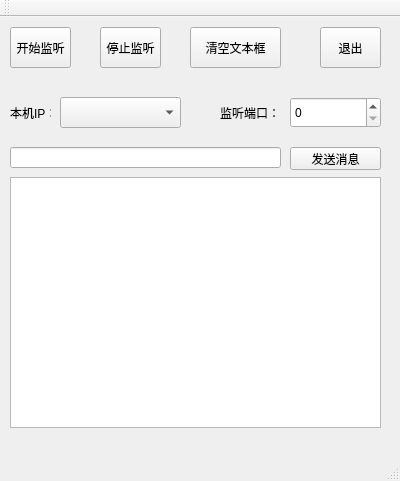
<?xml version="1.0" encoding="UTF-8"?>
<ui version="4.0">
 <class>MainWindow</class>
 <widget class="QMainWindow" name="MainWindow">
  <property name="geometry">
   <rect>
    <x>0</x>
    <y>0</y>
    <width>400</width>
    <height>481</height>
   </rect>
  </property>
  <property name="windowTitle">
   <string>MainWindow</string>
  </property>
  <widget class="QWidget" name="centralWidget">
   <widget class="QComboBox" name="comboIP">
    <property name="geometry">
     <rect>
      <x>60</x>
      <y>80</y>
      <width>121</width>
      <height>31</height>
     </rect>
    </property>
   </widget>
   <widget class="QLabel" name="label">
    <property name="geometry">
     <rect>
      <x>10</x>
      <y>80</y>
      <width>41</width>
      <height>31</height>
     </rect>
    </property>
    <property name="text">
     <string>本机IP：</string>
    </property>
   </widget>
   <widget class="QLabel" name="label_2">
    <property name="geometry">
     <rect>
      <x>220</x>
      <y>80</y>
      <width>61</width>
      <height>31</height>
     </rect>
    </property>
    <property name="text">
     <string>监听端口：</string>
    </property>
   </widget>
   <widget class="QSpinBox" name="spinPort">
    <property name="geometry">
     <rect>
      <x>290</x>
      <y>80</y>
      <width>91</width>
      <height>31</height>
     </rect>
    </property>
   </widget>
   <widget class="QLineEdit" name="editMsg">
    <property name="geometry">
     <rect>
      <x>10</x>
      <y>130</y>
      <width>271</width>
      <height>21</height>
     </rect>
    </property>
   </widget>
   <widget class="QPushButton" name="btnSend">
    <property name="geometry">
     <rect>
      <x>290</x>
      <y>130</y>
      <width>91</width>
      <height>23</height>
     </rect>
    </property>
    <property name="text">
     <string>发送消息</string>
    </property>
   </widget>
   <widget class="QPushButton" name="actStart">
    <property name="geometry">
     <rect>
      <x>10</x>
      <y>10</y>
      <width>61</width>
      <height>41</height>
     </rect>
    </property>
    <property name="text">
     <string>开始监听</string>
    </property>
   </widget>
   <widget class="QPushButton" name="actStop">
    <property name="geometry">
     <rect>
      <x>100</x>
      <y>10</y>
      <width>61</width>
      <height>41</height>
     </rect>
    </property>
    <property name="text">
     <string>停止监听</string>
    </property>
   </widget>
   <widget class="QPushButton" name="pushButton_4">
    <property name="geometry">
     <rect>
      <x>190</x>
      <y>10</y>
      <width>91</width>
      <height>41</height>
     </rect>
    </property>
    <property name="text">
     <string>清空文本框</string>
    </property>
   </widget>
   <widget class="QPushButton" name="pushButton_5">
    <property name="geometry">
     <rect>
      <x>320</x>
      <y>10</y>
      <width>61</width>
      <height>41</height>
     </rect>
    </property>
    <property name="text">
     <string>退出</string>
    </property>
   </widget>
   <widget class="QPlainTextEdit" name="plainTextEdit">
    <property name="geometry">
     <rect>
      <x>10</x>
      <y>160</y>
      <width>371</width>
      <height>251</height>
     </rect>
    </property>
   </widget>
  </widget>
  <widget class="QMenuBar" name="menuBar">
   <property name="geometry">
    <rect>
     <x>0</x>
     <y>0</y>
     <width>400</width>
     <height>23</height>
    </rect>
   </property>
  </widget>
  <widget class="QToolBar" name="mainToolBar">
   <attribute name="toolBarArea">
    <enum>TopToolBarArea</enum>
   </attribute>
   <attribute name="toolBarBreak">
    <bool>false</bool>
   </attribute>
  </widget>
  <widget class="QStatusBar" name="statusBar"/>
 </widget>
 <layoutdefault spacing="6" margin="11"/>
 <resources/>
 <connections/>
</ui>
